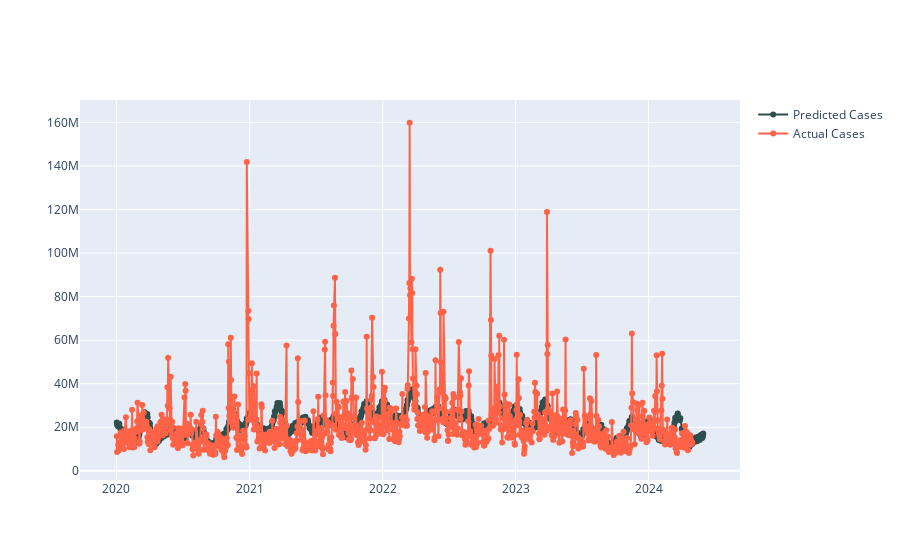

Source (notebook cell):
### Code cell
import plotly.graph_objects as go
from prophet import Prophet  
d_new = df[['Date','Volume']]
d_new.columns = ['ds', 'y']

m = Prophet()
m.fit(d_new)

future = m.make_future_dataframe(periods=30)
forecast = m.predict(future)

fig = go.Figure()

fig.add_trace(go.Scatter( x = forecast['ds'], y = forecast['yhat'],
                        mode='lines+markers',name='Predicted Cases',marker_color='DarkSlateGray'))
fig.add_trace(go.Scatter( x = d_new['ds'], y = d_new['y'],
                        mode='lines+markers',name='Actual Cases',marker_color='Tomato'))

### Figure 1 — Plotly figure (JSON) as saved in the notebook; plotly's stock layout.template omitted (floating-point values rounded to 4 significant figures; data arrays with more than 128 entries replaced by an {"elided": "..."} marker saying what was removed)
{"data": [{"marker": {"color": "DarkSlateGray"}, "mode": "lines+markers", "name": "Predicted Cases", "type": "scatter", "x": {"elided": "1119 str values"}, "y": {"elided": "1119 float values"}}, {"marker": {"color": "Tomato"}, "mode": "lines+markers", "name": "Actual Cases", "type": "scatter", "x": {"elided": "1089 str values"}, "y": {"elided": "1089 int values"}}], "layout": {}}
